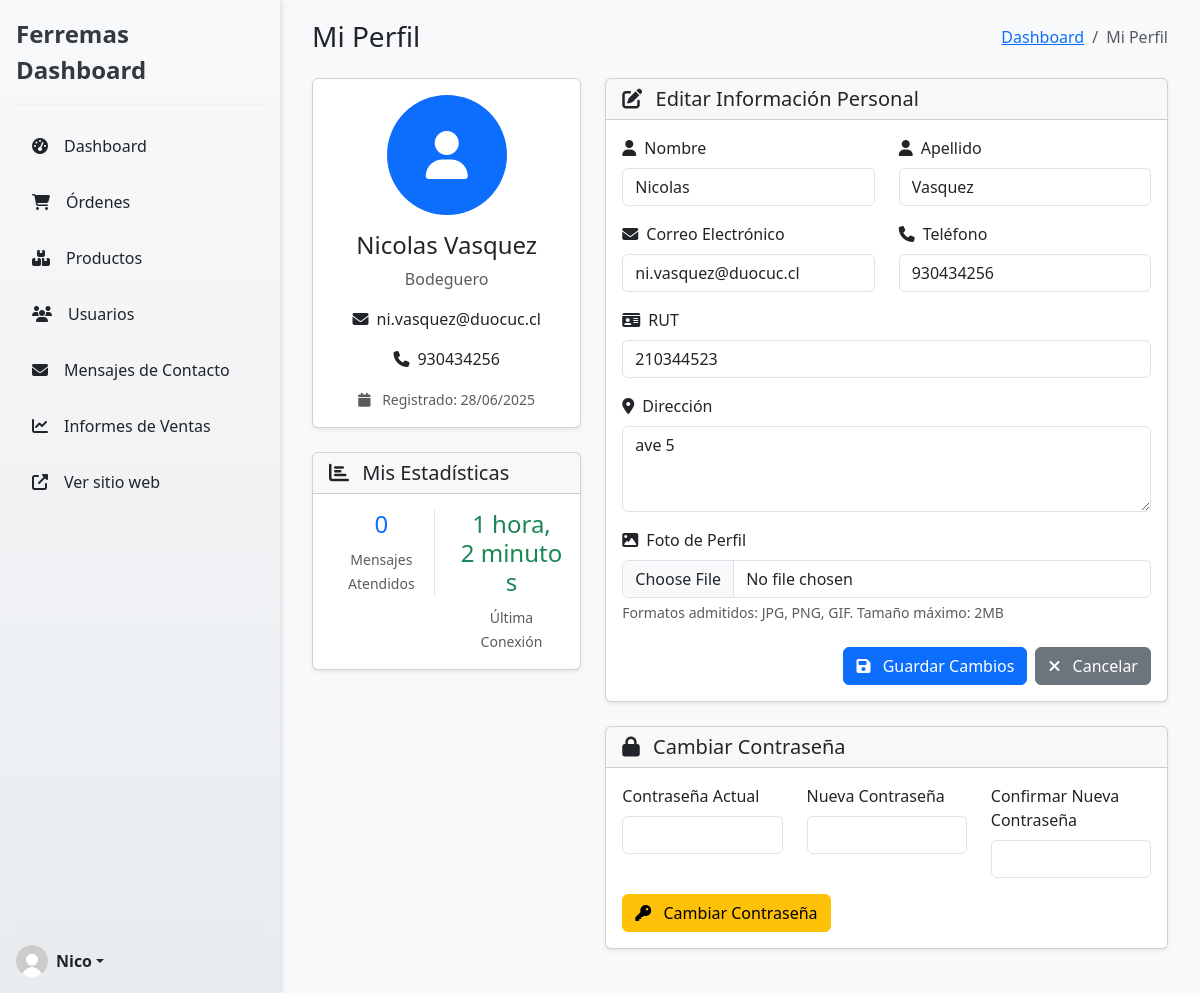
The app's page /admin-profile/ (signed in) with its own data.
### miPaypal/models.py (models this page shows, shortened)
class CustomUser(AbstractUser):
    ROLES = (
        ('cliente', 'Cliente'),
        ('bodeguero', 'Bodeguero'),
        ('contador', 'Contador'),
        ('vendedor', 'Vendedor'),
    )
    rut = models.CharField(max_length=12, blank=True, null=True)
    telefono = models.CharField(max_length=15, blank=True, null=True)
    direccion = models.TextField(blank=True, null=True)
    ciudad = models.CharField(max_length=100, blank=True, null=True, verbose_name="Ciudad")
    rol = models.CharField(max_length=10, choices=ROLES, default='cliente')

### ecommerce/views.py (the view, shortened to what this page needs)
# urls.py: path('admin-profile/', admin_profile, name='admin-profile-page'),
@admin_only_required
def admin_profile(request):
    messages_attended = 0
    if hasattr(request.user, 'contactmessage_set'):
        messages_attended = ContactMessage.objects.filter(attended_by=request.user).count()
    context = {
        'messages_attended': messages_attended,
    }
    return render(request, 'dashboard-panel/profile/admin-profile.html', context)

### ecommerce/templates/dashboard-panel/profile/admin-profile.html (shortened to what this page needs)
{% extends 'dashboard-panel/dashboard.html' %}
{% block content %}
<div class="container-fluid">
    <div class="row">
        <div class="col-12">
            <div class="d-flex justify-content-between align-items-center mb-4">
                <h1 class="h3 mb-0">Mi Perfil</h1>
                <nav aria-label="breadcrumb">
                    <ol class="breadcrumb mb-0">
                        <li class="breadcrumb-item"><a href="{% url 'dashboard-panel-page' %}">Dashboard</a></li>
                        <li class="breadcrumb-item active">Mi Perfil</li>
                    </ol>
                </nav>
            </div>
        </div>
    </div>
    <div class="row">
        <div class="col-md-4">
            <div class="card">
                <div class="card-body text-center">
                    <div class="mb-3">
                        {% if user.profile.image %}
                            <img src="{{ user.profile.image.url }}" alt="Foto de perfil"
                                 class="rounded-circle mb-3" width="120" height="120">
                        {% else %}
                            <div class="bg-primary rounded-circle mx-auto mb-3 d-flex align-items-center justify-content-center"
                                 style="width: 120px; height: 120px;">
                                <i class="fas fa-user fa-3x text-white"></i>
                            </div>
                        {% endif %}
                    </div>
                    <h4 class="card-title">{{ user.get_full_name|default:user.username }}</h4>
                    <p class="card-text text-muted">{{ user.get_rol_display }}</p>
                    <p class="card-text">
                        <i class="fas fa-envelope me-2"></i>{{ user.email }}
                    </p>
                    {% if user.telefono %}
                    <p class="card-text">
                        <i class="fas fa-phone me-2"></i>{{ user.telefono }}
                    </p>
                    {% endif %}
                    <p class="card-text">
                        <small class="text-muted">
                            <i class="fas fa-calendar me-2"></i>
                            Registrado: {{ user.date_joined|date:"d/m/Y" }}
                        </small>
                    </p>
                </div>
            </div>
            <div class="card mt-4">
                <div class="card-header">
                    <h5 class="mb-0">
                        <i class="fas fa-chart-bar me-2"></i>
                        Mis Estadísticas
                    </h5>
                </div>
                <div class="card-body">
                    <div class="row text-center">
                        <div class="col-6">
                            <div class="border-end">
                                <h4 class="text-primary">{{ messages_attended }}</h4>
                                <small class="text-muted">Mensajes Atendidos</small>
                            </div>
                        </div>
                        <div class="col-6">
                            <h4 class="text-success">{{ user.last_login|timesince }}</h4>
                            <small class="text-muted">Última Conexión</small>
                        </div>
                    </div>
                </div>
            </div>
        </div>
        <div class="col-md-8">
            <div class="card">
                <div class="card-header">
                    <h5 class="mb-0">
                        <i class="fas fa-edit me-2"></i>
                        Editar Información Personal
                    </h5>
                </div>
                <div class="card-body">
                    <form method="post" enctype="multipart/form-data">
                        <div class="row">
                            <div class="col-md-6">
                                <div class="mb-3">
                                    <label for="first_name" class="form-label">
                                        <i class="fas fa-user me-2"></i>Nombre
                                    </label>
                                    <input type="text" class="form-control" id="first_name" name="first_name"
                                           value="{{ user.first_name }}" required>
                                </div>
                            </div>
                            <div class="col-md-6">
                                <div class="mb-3">
                                    <label for="last_name" class="form-label">
                                        <i class="fas fa-user me-2"></i>Apellido
                                    </label>
                                    <input type="text" class="form-control" id="last_name" name="last_name"
                                           value="{{ user.last_name }}" required>
                                </div>
                            </div>
                        </div>
                        <div class="row">
                            <div class="col-md-6">
                                <div class="mb-3">
                                    <label for="email" class="form-label">
                                        <i class="fas fa-envelope me-2"></i>Correo Electrónico
                                    </label>
                                    <input type="email" class="form-control" id="email" name="email"
                                           value="{{ user.email }}" required>
                                </div>
                            </div>
                            <div class="col-md-6">
                                <div class="mb-3">
                                    <label for="telefono" class="form-label">
                                        <i class="fas fa-phone me-2"></i>Teléfono
                                    </label>
                                    <input type="text" class="form-control" id="telefono" name="telefono"
                                           value="{{ user.telefono|default:'' }}" placeholder="+56912345678">
                                </div>
                            </div>
                        </div>
                        <div class="mb-3">
                            <label for="rut" class="form-label">
                                <i class="fas fa-id-card me-2"></i>RUT
                            </label>
                            <input type="text" class="form-control" id="rut" name="rut"
                                   value="{{ user.rut|default:'' }}" placeholder="12.345.678-9">
                        </div>
                        <div class="mb-3">
                            <label for="direccion" class="form-label">
                                <i class="fas fa-map-marker-alt me-2"></i>Dirección
                            </label>
                            <textarea class="form-control" id="direccion" name="direccion" rows="3"
                                      placeholder="Ingrese su dirección completa">{{ user.direccion|default:'' }}</textarea>
                        </div>
                        <div class="mb-4">
                            <label for="profile_image" class="form-label">
                                <i class="fas fa-image me-2"></i>Foto de Perfil
                            </label>
                            <input type="file" class="form-control" id="profile_image" name="profile_image"
                                   accept="image/*">
                            <div class="form-text">Formatos admitidos: JPG, PNG, GIF. Tamaño máximo: 2MB</div>
                        </div>
                        <div class="d-grid gap-2 d-md-flex justify-content-md-end">
                            <button type="submit" class="btn btn-primary">
                                <i class="fas fa-save me-2"></i>
                                Guardar Cambios
                            </button>
                            <a href="{% url 'dashboard-panel-page' %}" class="btn btn-secondary">
                                <i class="fas fa-times me-2"></i>
                                Cancelar
                            </a>
                        </div>
                    </form>
                </div>
            </div>
            <div class="card mt-4">
                <div class="card-header">
                    <h5 class="mb-0">
                        <i class="fas fa-lock me-2"></i>
                        Cambiar Contraseña
                    </h5>
                </div>
                <div class="card-body">
                    <form method="post" action="{% url 'change-password' %}">
                        <div class="row">
                            <div class="col-md-4">
                                <div class="mb-3">
                                    <label for="old_password" class="form-label">Contraseña Actual</label>
                                    <input type="password" class="form-control" id="old_password" name="old_password" required>
                                </div>
                            </div>
                            <div class="col-md-4">
                                <div class="mb-3">
                                    <label for="new_password1" class="form-label">Nueva Contraseña</label>
                                    <input type="password" class="form-control" id="new_password1" name="new_password1" required>
                                </div>
                            </div>
                            <div class="col-md-4">
                                <div class="mb-3">
                                    <label for="new_password2" class="form-label">Confirmar Nueva Contraseña</label>
                                    <input type="password" class="form-control" id="new_password2" name="new_password2" required>
                                </div>
                            </div>
                        </div>
                        <button type="submit" class="btn btn-warning">
                            <i class="fas fa-key me-2"></i>
                            Cambiar Contraseña
                        </button>
                    </form>
                </div>
            </div>
        </div>
    </div>
</div>
{% endblock %}

### ecommerce/templates/dashboard-panel/dashboard.html (shortened to what this page needs)
{%load static%}
<!DOCTYPE html>
<html lang="es">
<head>
    <link rel="stylesheet" href="{%static 'css/dashboard.css'%}">
    <link href="https://cdn.jsdelivr.net/npm/bootstrap@5.3.7/dist/css/bootstrap.min.css" rel="stylesheet">
    <link rel="stylesheet" href="https://cdnjs.cloudflare.com/ajax/libs/font-awesome/6.4.0/css/all.min.css">
</head>
<body>
    <div class="wrapper">
        <div class="d-flex flex-column flex-shrink-0 p-3 bg-light sidebar">
            <a href="{% url 'dashboard-panel-page' %}" class="d-flex align-items-center mb-3 mb-md-0 me-md-auto link-dark text-decoration-none">
                <span class="fs-4">Ferremas Dashboard</span>
            </a>
            <hr>
            <ul class="nav nav-pills flex-column mb-auto">
                <li class="nav-item">
                    <a href="{% url 'dashboard-panel-page' %}"
                    class="nav-link link-dark {% if request.resolver_match.url_name == 'dashboard-panel-page' %}active{% endif %}">
                        <i class="fas fa-tachometer-alt me-2"></i>Dashboard
                    </a>
                </li>
                <li class="nav-item">
                    <a href="{% url 'list-orders' %}"
                    class="nav-link link-dark {% if 'orders' in request.resolver_match.url_name %}active{% endif %}">
                        <i class="fas fa-shopping-cart me-2"></i>Órdenes
                    </a>
                </li>
                <li class="nav-item">
                    <a href="{% url 'list-products' %}"
                    class="nav-link link-dark {% if request.resolver_match.url_name == 'list-products' %}active{% endif %}">
                        <i class="fas fa-boxes me-2"></i>Productos
                    </a>
                </li>
                <li class="nav-item">
                    <a href="{% url 'list-user' %}"
                    class="nav-link link-dark {% if request.resolver_match.url_name == 'list-user' %}active{% endif %}">
                        <i class="fas fa-users me-2"></i>Usuarios
                    </a>
                </li>
                <li class="nav-item">
                    <a href="{% url 'list-contact-messages' %}"
                    class="nav-link link-dark {% if 'contact-message' in request.resolver_match.url_name %}active{% endif %}">
                        <i class="fas fa-envelope me-2"></i>Mensajes de Contacto
                    </a>
                </li>
                <li class="nav-item">
                    <a href="{% url 'informes-mensuales' %}"
                    class="nav-link link-dark {% if 'informes' in request.resolver_match.url_name %}active{% endif %}">
                        <i class="fas fa-chart-line me-2"></i>Informes de Ventas
                    </a>
                </li>
                <li class="nav-item">
                    <a href="{% url 'index-page' %}"
                    class="nav-link link-dark {% if request.resolver_match.url_name == 'home' %}active{% endif %}">
                        <i class="fas fa-external-link-alt me-2"></i>Ver sitio web
                    </a>
                </li>
            </ul>
            <hr>
            <div class="dropdown">
                <a href="#" class="d-flex align-items-center link-dark text-decoration-none dropdown-toggle show"
                id="dropdownUser2" data-bs-toggle="dropdown" aria-expanded="true">
                    <img src="{% static 'images/default-profile.jpg' %}" alt="Foto de perfil" width="32" height="32" class="rounded-circle me-2">
                    <strong>{{ user.username }}</strong>
                </a>
            </div>
        </div>
        <div class="main-content">
            {%block content%}{%endblock%}
        </div>
    </div>
</body>
</html>

### records on screen
CustomUser: username "Nico", get_full_name "Nicolas Vasquez", rol "Bodeguero", email "ni.vasquez@duocuc.cl", telefono "930434256", date_joined "28/06/2025", last_login "1 hora, 2 minutos", first_name "Nicolas", last_name "Vasquez", rut "210344523", direccion "ave 5"

### other values on screen
{{ messages_attended }} "0"
